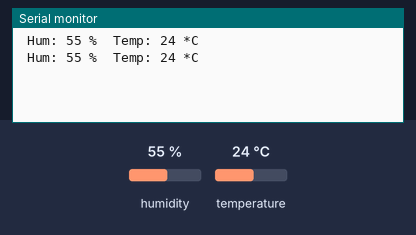
A sketch run on a simulated Arduino Uno, built with avr-gcc and run on an emulated ATmega328P. On the bench: the last lines printed to the serial monitor. Inputs (shaded band) come from the test bench; at power-on: humidity 55 %, temperature 24 °C.

Above: at 4.8 s.
4.9 s: humidity set to 22 %
At 7.4 s:
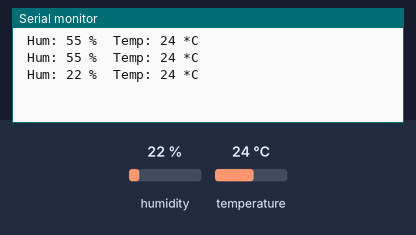
7.9 s: temperature set to 12 °C
At 8.6 s:
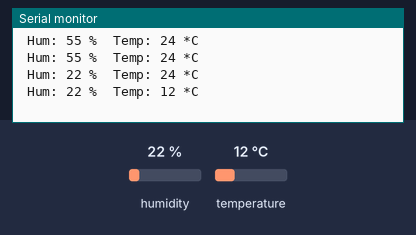
10.9 s: humidity set to 40 %
At 13.4 s:
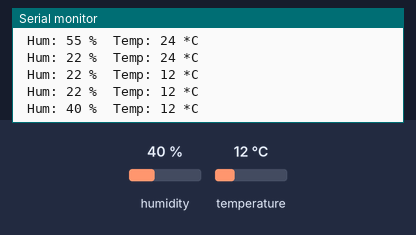
Timing chart, 0 to 14.9 s (numbered marks = the images above; inputs shaded):
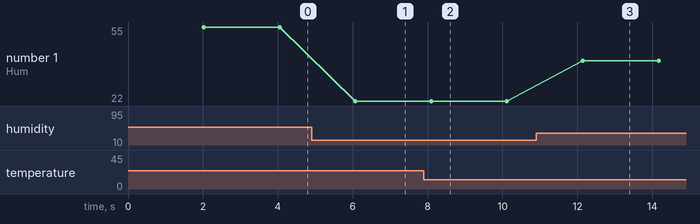

Measured:
- after the input at 4.9 s, the serial monitor: prints a new line after 1.2 s (image 1)
- after the input at 7.9 s, the serial monitor: prints a new line after 0.19 s (image 2)
- after the input at 10.9 s, the serial monitor: prints a new line after 1.2 s (image 3)
- plotted number 1: 55 → 22 after the input at 4.9 s, 22 → 40 after the input at 10.9 s

The sketch:

DHTtester_cool.ino
```cpp
#include <Adafruit_Sensor.h>

#include "DHT.h"

#define DHTPIN 2 // номер пина, к которому подсоединен датчик

// Раскомментируйте в соответствии с используемым датчиком

// Инициируем датчик

//DHT dht(DHTPIN, DHT22);

DHT dht(DHTPIN, DHT11);

void setup() {

Serial.begin(9600);

dht.begin();

}

void loop() {

// Задержка 2 секунды между измерениями

delay(2000);

//Считываем влажность

int h = dht.readHumidity();

// Считываем температуру

int t = dht.readTemperature();

// Проверка удачно прошло ли считывание.

if (isnan(h) || isnan(t)) {

Serial.println("Не удается считать показания");

return;

}
Serial.print(" Hum: ");
Serial.print(h);
Serial.print(" %\t");
Serial.print("Temp: ");
Serial.print(t);
Serial.println(" *C");
//Serial.println(«Humidity : «+String(h, 1)+»%\t Temperature : «+String(t, 1)+» *C»);
//Serial.println(«Влажность: «+h+» %\t»+»Температура: «+t+» *C «);
//Serial.print((String)»Влажность: «+h+» %\t»+»Температура: «+t+» *C «);
//Serial.print("Влажность: "+h+" %\t"+"Температура: "+t+" *C ");

}
```
